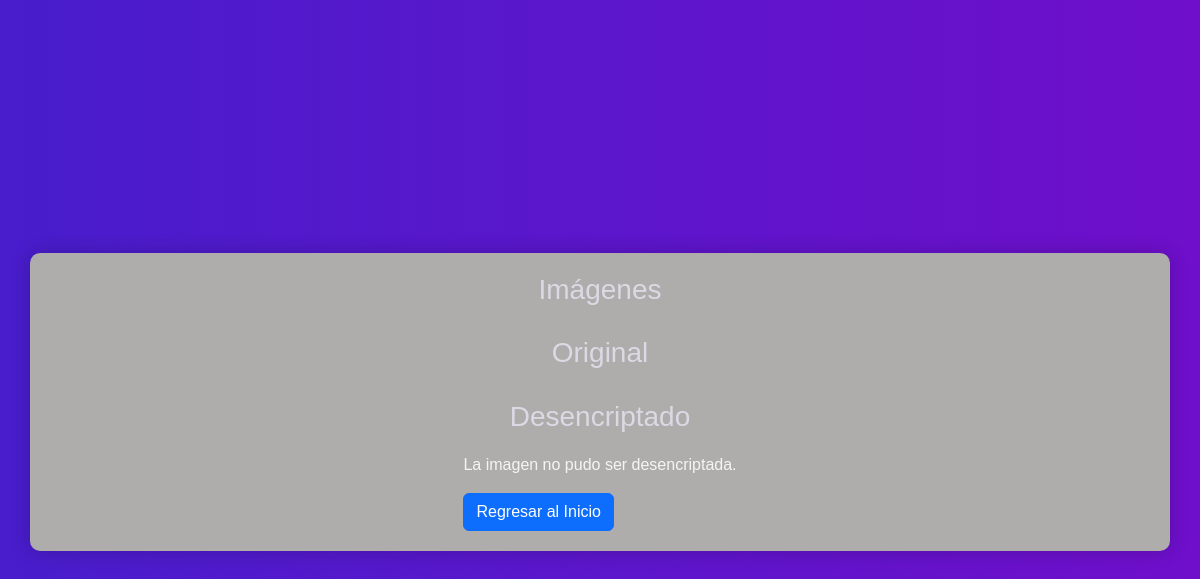
The app's page /AES1/list/, older data.
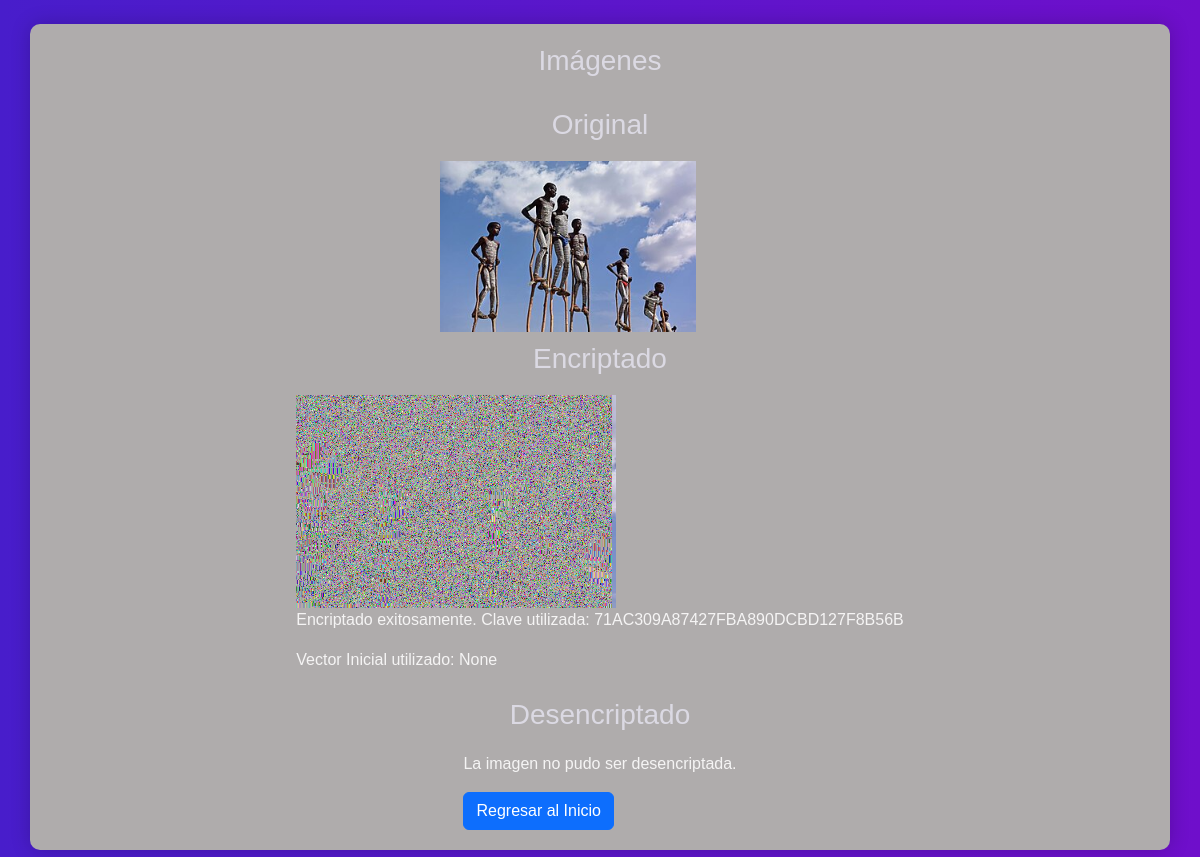
The same page, newer data.
### AES1/models.py (models this page shows, shortened)
class Image(models.Model):
    title = models.CharField(max_length=255)
    image_file = models.ImageField(upload_to='images/original/')
    encrypted_image = models.ImageField(upload_to='images/encrypted/')
    decrypted_image = models.ImageField(upload_to='images/decrypted/')
    is_encrypted = models.BooleanField(default=False)
    encryption_key = models.CharField(max_length=256, blank=True, null=True)
    decryption_key = models.CharField(max_length=256, blank=True, null=True)
    encryption_iv = models.CharField(max_length=256, blank=True, null=True)
    aes_mode = models.CharField(max_length=10, default='ecb')  # Agregamos el campo del modo de operación AES

### AES1/views.py (the view)
# urls.py: path('list/', image_list, name='image_list'),
def image_list(request):
    latest_image_instance = Image.objects.last()
    if latest_image_instance:
        original_image = latest_image_instance.image_file
        encrypted_image = latest_image_instance.encrypted_image
        decrypted_image = latest_image_instance.decrypted_image
        print(f"Encryption Key: {latest_image_instance.encryption_key}")
        print(f"Decryption Key: {latest_image_instance.decryption_key}")  # Asegúrate de tener esto en tu modelo
        print(f"Is Encrypted: {latest_image_instance.is_encrypted}")
        return render(request, 'AES1/image_list.html', {
            'original_image': original_image,
            'encrypted_image': encrypted_image,
            'decrypted_image': decrypted_image,
            'encryption_key': latest_image_instance.encryption_key,
            'decryption_key': latest_image_instance.decryption_key,
            'encryption_iv': latest_image_instance.encryption_iv,
        })
    else:
        return render(request, 'AES1/image_list.html', {
            'original_image': None,
            'encrypted_image': None,
            'decrypted_image': None,
            'encryption_key': None,
            'decryption_key': None,
        })

### AES1/templates/AES1/image_list.html (shortened to what this page needs)
{% load static %}
<!DOCTYPE html>
<html lang="en">
<head>
    <link rel="stylesheet" href="{% static 'bootstrap-5.3.2-dist/css/bootstrap.min.css' %}">
    <link rel="stylesheet" href="{% static 'css/styles.css' %}">
</head>
<body>
    <div class="container mt-4">
        <div class="row">
            <div class="col-md-12">
                <h3>Imágenes</h3>
                <div class="image-container">
                    <div class="image-wrapper">
                        <h3>Original</h3>
                        {% if original_image %}
                            <div class="image-content">
                                <img src="{{ original_image.url }}" alt="{{ original_image.title }}" class="img-fluid"/>
                            </div>
                        {% endif %}
                    </div>
                    {% if encrypted_image %}
                    <div class="image-wrapper">
                        <h3>Encriptado</h3>
                        <div class="image-content">
                            <img src="{{ encrypted_image.url }}" alt="{{ encrypted_image.title }}" class="img-fluid"/>
                        </div>
                        <p>Encriptado exitosamente. Clave utilizada: {{ encryption_key }}</p>
                        <p>Vector Inicial utilizado: {{ encryption_iv }}</p>
                    </div>
                    {% endif %}
                    <div class="image-wrapper">
                        <h3>Desencriptado</h3>
                        {% if decrypted_image %}
                            <div class="image-content">
                                <img src="{{ decrypted_image.url }}" alt="{{ decrypted_image.title }}" class="img-fluid"/>
                            </div>
                            <p>Desencriptado exitosamente. Clave utilizada: {{ decrypted_key }}</p>
                        {% else %}
                            <p>La imagen no pudo ser desencriptada.</p>
                        {% endif %}
                        <a href="{% url 'index' %}" class="btn btn-primary">Regresar al Inicio</a>
                    </div>
                </div>
            </div>
        </div>
    </div>
</body>
</html>

### static/css/styles.css (style rules this page uses)
body { display: flex; align-items: center; justify-content: center; min-height: 100vh; margin: 0; background: linear-gradient(to right, #481DCB, #6F0FCB); color: #f5f4f4; font-family: 'Arial', sans-serif; }
.container { width: 90% auto; max-width: 800px auto; background-color: #afacac; border-radius: 10px; box-shadow: 0 0 20px rgba(0, 0, 0, 0.2); margin: 20px auto; padding: 20px; }
h1, h2, h3 { text-align: center; color: #dbd9e3; margin-bottom: 20px; }
.image-container { display: flex; flex-direction: column; align-items: center; margin-top: 20px; }
.image-wrapper { max-width: 100%; margin-top: 10px; }
.img-fluid { max-width: 100%; height: auto; }

### AES1/templates/AES1/image_list.html (style rules this page uses)
.image-container { display: flex; justify-content: space-around; align-items: center; }
.image-wrapper { max-width: 80%; }
.img-fluid { max-width: 80%; height: auto; }

Row changes from the older to the newer data that the page shows:
added Image: encryption_key "71AC309A87427FBA890DCBD127F8B56B"
Text that changed along with them:
{{ encryption_iv }}: (not shown) → "None"
text now shown: "Encriptado Encriptado exitosamente. Clave utilizada: Vector Inicial utilizado:"
